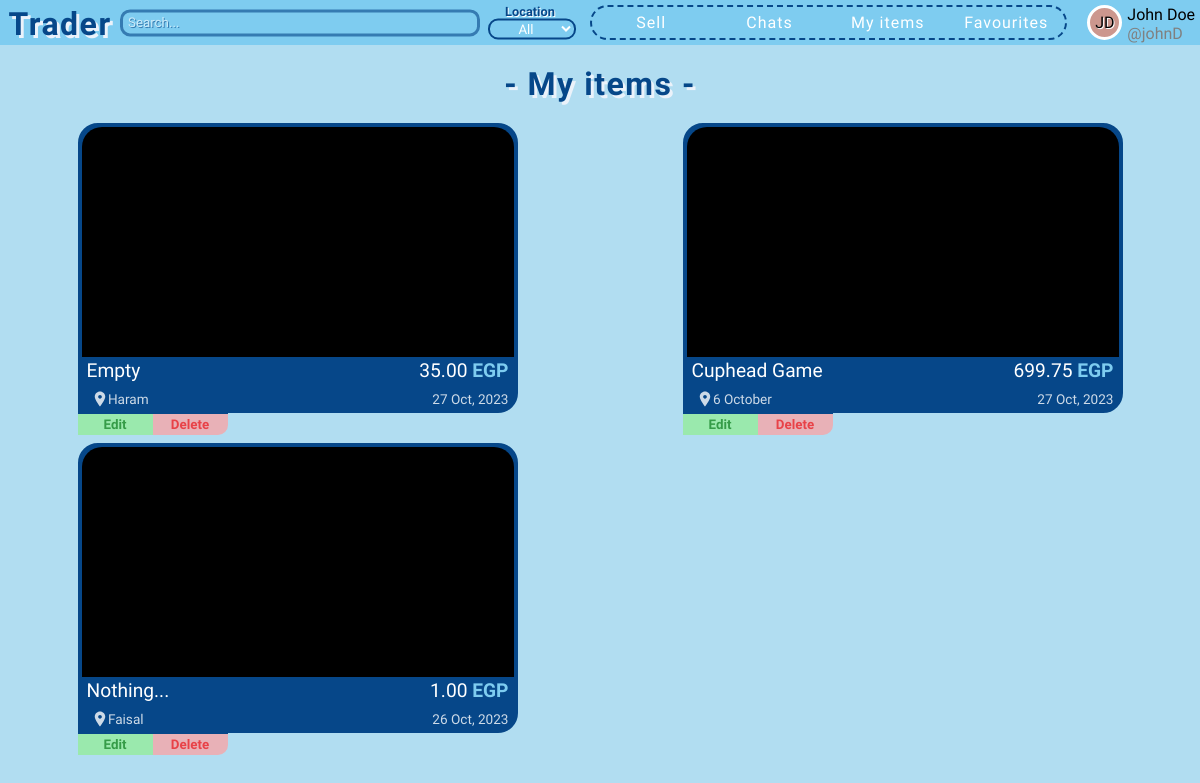
The page /my-items (signed in) on the database its author committed.
### app/models.py (models this page shows)
class User(db.Model, UserMixin):
    id = db.Column(db.Integer, primary_key=True)  # User ID
    firstname = db.Column(db.String(50), nullable=False)  # First name
    lastname = db.Column(db.String(50), nullable=False)  # Last name
    username = db.Column(db.String(30), unique=True, nullable=False)  # Unique username
    email = db.Column(db.String(120), unique=True, nullable=False)  # Unique email
    password = db.Column(db.String(120), nullable=False)  # Password
    profile_color = db.Column(db.String(25), nullable=True, default=None)  # Profile color
    sent_chat = db.relationship('Chat', backref='sent_by_set', lazy=True, foreign_keys='Chat.sent_by')  # Chats sent by this user
    received_chat = db.relationship('Chat', backref='received_by_set', lazy=True, foreign_keys='Chat.received_by')  # Chats received by this user
    items = db.relationship('Item', backref='item_owner', lazy=True)  # Items posted by this user
    contacts = db.relationship('User', secondary=user_contacts,  # Many-to-many relationship for contacts
                               primaryjoin=(user_contacts.c.contact_id == id),
                               secondaryjoin=(user_contacts.c.contacted_id == id),
                               backref=db.backref('contacted_by', lazy='dynamic'),
                               lazy='dynamic')
    favourites = db.relationship('Item', secondary=favourite_items, backref=db.backref('fav_users', lazy='dynamic'))  # Many-to-many relationship for favorite items

class Item(db.Model):
    id = db.Column(db.Integer, primary_key=True)  # Item ID
    title = db.Column(db.String(100), nullable=False)  # Item title
    description = db.Column(db.Text, nullable=False)  # Item description
    location = db.Column(db.String(100), nullable=False)  # Item location
    price = db.Column(db.Float, default=0, nullable=False)  # Item price
    is_sold = db.Column(db.Boolean, default=False)  # Is item sold?
    created_at = db.Column(db.DateTime)  # Item creation timestamp
    owner = db.Column(db.Integer, db.ForeignKey("user.id"), nullable=False)  # Owner of the item
    images = db.relationship('Image', backref='images_set', lazy=True)  # Images associated with the item
    chats = db.relationship('Chat', backref='chats_set', lazy=True)  # Chats related to the item

### app/routes.py (the view)
@app.get("/my-items")
@login_required
def my_items():
    items = Item.query.filter_by(owner=current_user.id).order_by(Item.created_at.desc()).all()
    return render_template('my-items.html', items=items)

### app/__init__.py (called while the page is built)
def price_format(float):
    return '{:,.2f}'.format(float)

### app/routes.py (called while the page is built)
@login_manager.user_loader
def load_user(user_id):
    return User.query.get(int(user_id))

### app/templates/my-items.html (shortened to what this page needs)
{% extends 'base.html' %}
{% block head %}
    <link rel="stylesheet" href="{{ url_for('static', filename='css/partials/item.css') }}">
{% endblock %}
{% block nav_search %}nav-search{% endblock %}
{% block search_location %}
    <input type="search" class="search" placeholder="Search...">
    <div class="location-cont">
        <div>Location</div>
        <select name="location" class="location" title="Location">
            <option class="all" value="">All</option>
        </select>
    </div>
{% endblock %}
{% block content %}
    <header class="pge-header" style="margin: 15px;">- My items -</header>
    <div class="items-cont seller-items-cont">
        {% for item in items %}
            {% with seller_page=True, all_items_page=True %}
                {% include 'partials/item.html' %}
            {% endwith %}
        {% endfor %}
    </div>
{% endblock %}

### app/templates/partials/user-card.html
<div class="user-logo-cont" style="background-color: #{{ current_user.profile_color }};">
    <div class="user-logo">{{ current_user.firstname[0]|upper }}{{ current_user.lastname[0]|upper }}</div>
</div>
<div class="first-last-name">{{ current_user.firstname|title }} {{ current_user.lastname|title }}</div>
<span class="username">@{{ current_user.username }}</span>

### app/templates/partials/item.html (shortened to what this page needs)
<div class="single-item-cont location-{% if item.location == '6 October' %}october{% else %}{{ item.location|lower }}{% endif %}" id="item-{{ item.id }}">
    <a class="item" href="{{ url_for('single_item', item_id=item.id) }}">
        <div class="img-cont">
        </div>
        <div class="upper">
            <div class="item-title">{{ item.title }}</div>
            <div class="item-price">{{ price_format(item.price) }} <span class="egp">EGP</span></div>
        </div>
        <div class="lower">
            <div class="item-location">
                <svg
                    width="18px"
                    height="18px"
                    xmlns="http://www.w3.org/2000/svg"
                    viewBox="0 0 24 24"
                    fill="#fff"
                >
                    <path d="M12 2C8.13 2 5 5.13 5 9c0 4.25 7 13 7 13s7-8.75 7-13c0-3.87-3.13-7-7-7zm0 9.5c-1.38 0-2.5-1.12-2.5-2.5s1.12-2.5 2.5-2.5 2.5 1.12 2.5 2.5-1.12 2.5-2.5 2.5z" />
                </svg> {{ item.location }}
            </div>
            <div>{{ date_format(item.created_at) }}</div>
        </div>
    </a>
    {% if seller_page %}
    <div class="seller-page-btns">
        {% if all_items_page %}
        <div class="edit-delete">
            <button class="edit-btn" onclick="window.location.href = `{{ url_for('edit_item', item_id=item.id) }}`">Edit</button>
            <button class="delete-btn" onclick="window.location.href = `{{ url_for('delete_item', item_id=item.id) }}`">Delete</button>
        </div>
        {% endif %}
    </div>
    {% endif %}
</div>

### app/static/css/base.css (style rules this page uses)
* { font-family: 'Varela Round', serif; box-sizing: border-box; margin: 0; padding: 0; font-size: bolder; }
body { background-color: #B1DDF1; color: white; }
.app-name, .pge-header { position: relative; top: 5px; font-family: Cookie; font-weight: bolder; font-size: 2rem; text-align: center; letter-spacing: 1.5px; text-decoration: none; color: #064789; text-shadow: 3px 3px #EBF2FA; transition: all 0.3s; }
nav .search { position: relative; top: 50%; transform: translateY(-50%); border-radius: 10px; padding: 5px; height: 1.7rem; border: 3px solid #064789; background-color: #7eccf0; opacity: 0.6; }
nav .search::placeholder { color: white; text-shadow: 1px 1px #064789; }
nav .location-cont { position: relative; top: 50%; transform: translateY(-50%); margin: 0 5px; padding: 3px; color: #064789; font-weight: bolder; font-size: 0.8rem; text-shadow: 1px 1px white; text-align: center; }
nav .location { background-color: #7eccf0; border: 2px solid #064789; border-radius: 10px; color: white; width: fit-content; height: fit-content; padding: 0 3px; text-align: center; }

### app/static/css/partials/user-card.css (style rules this page uses)
.user-logo-cont { display: flex; justify-content: center; align-items: center; background-color: #7eccf0; width: 35px; height: 35px; border: 3px solid white; border-radius: 50%; text-shadow: 1px 1px white; grid-row: span 2; }
.user-logo { font-family: Amita; }
.username { color: gray; }

### app/static/css/partials/item.css (style rules this page uses)
.items-cont { display: grid; grid-template-columns: repeat(auto-fill, minmax(450px, 1fr)); gap: 10px 10px; padding: 10px 0; }
.single-item-cont { position: relative; width: 440px; margin: auto; transition: transform 0.5s; }
.item { position: relative; display: flex; flex-direction: column; justify-content: space-between; text-decoration: none; color: white; width: 440px; height: 290px; background-color: #064789; border-radius: 20px; border: 4px solid #064789; cursor: pointer; }
.img-cont { border-radius: 20px 20px 0 0; position: relative; background-color: black; overflow: hidden; height: 85%; }
.upper, .lower { display: flex; justify-content: space-between; align-items: baseline; padding: 2px 5px; }
.upper { font-size: 1.2rem; }
span.egp { color: #7eccf0; font-weight: bolder; }
.lower { font-size: 0.85rem; opacity: 0.8; }
.lower svg { position: relative; top: 3.5px; left: 4px; }
.seller-items-cont { gap: 30px 10px; }
.seller-items-cont .item { border-bottom-left-radius: 0; }
.seller-page-btns .edit-delete { position: absolute; bottom: -22px; color: black; display: flex; justify-content: space-evenly; width: 150px; border-bottom-right-radius: 10px; overflow: hidden; border-top: 2px solid #064789; }
.seller-page-btns button { width: 100%; border-style: none; font-weight: bolder; cursor: pointer; opacity: 0.7; }
.seller-page-btns .edit-btn { padding: 3px; border-color: green; color: green; background-color: lightgreen; }
.seller-page-btns .delete-btn { padding: 3px; border-color: red; color: red; background-color: rgb(255, 159, 159); }

### rows shown on the page
User: firstname "J", lastname "D", firstname "John", lastname "Doe", username "johnD"
Item: title "Empty", price "35.00", location "Haram", created_at "27 Oct, 2023"
Item: title "Cuphead Game", price "699.75", location "6 October", created_at "27 Oct, 2023"
Item: title "Nothing...", price "1.00", location "Faisal", created_at "26 Oct, 2023"
